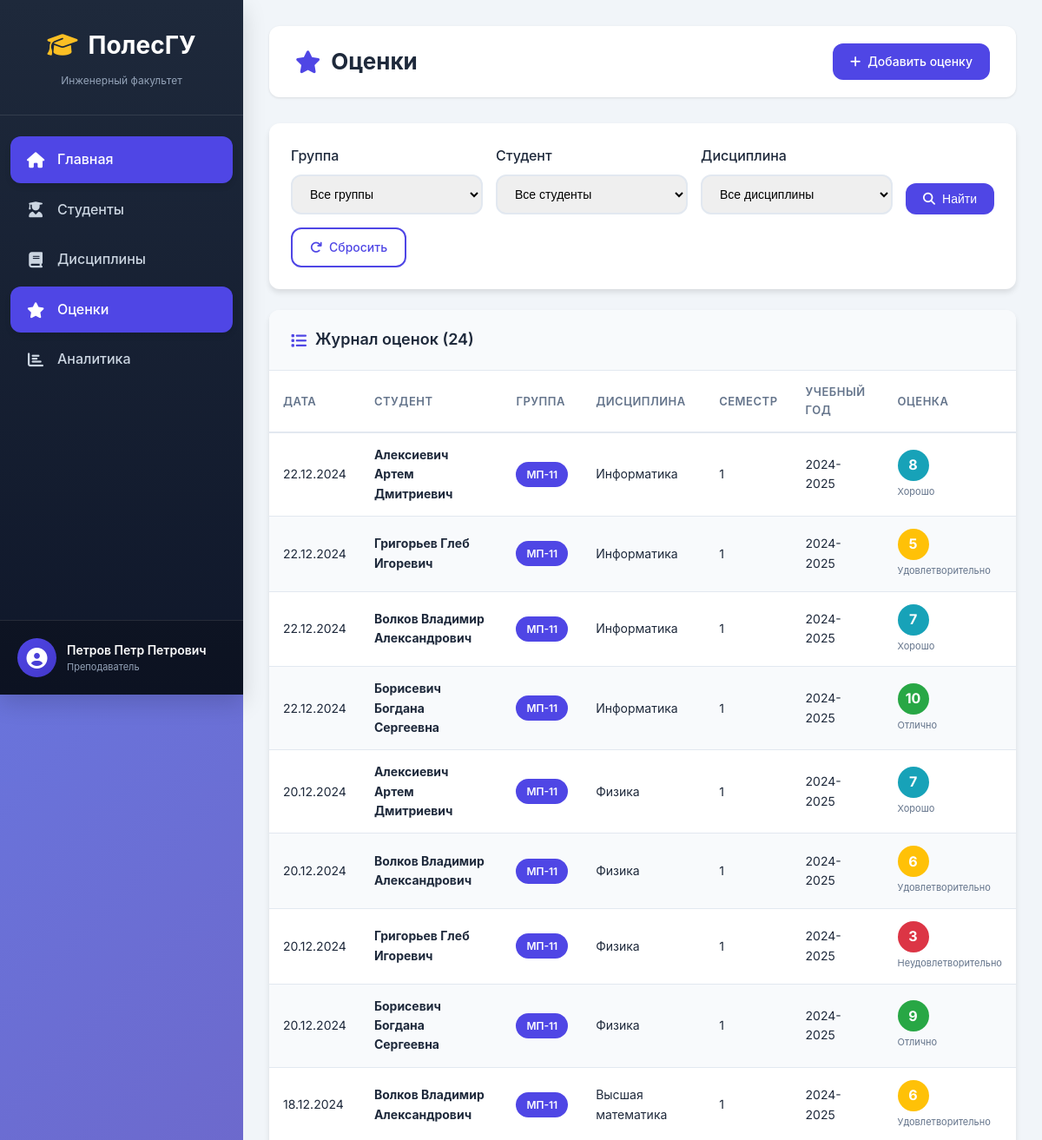
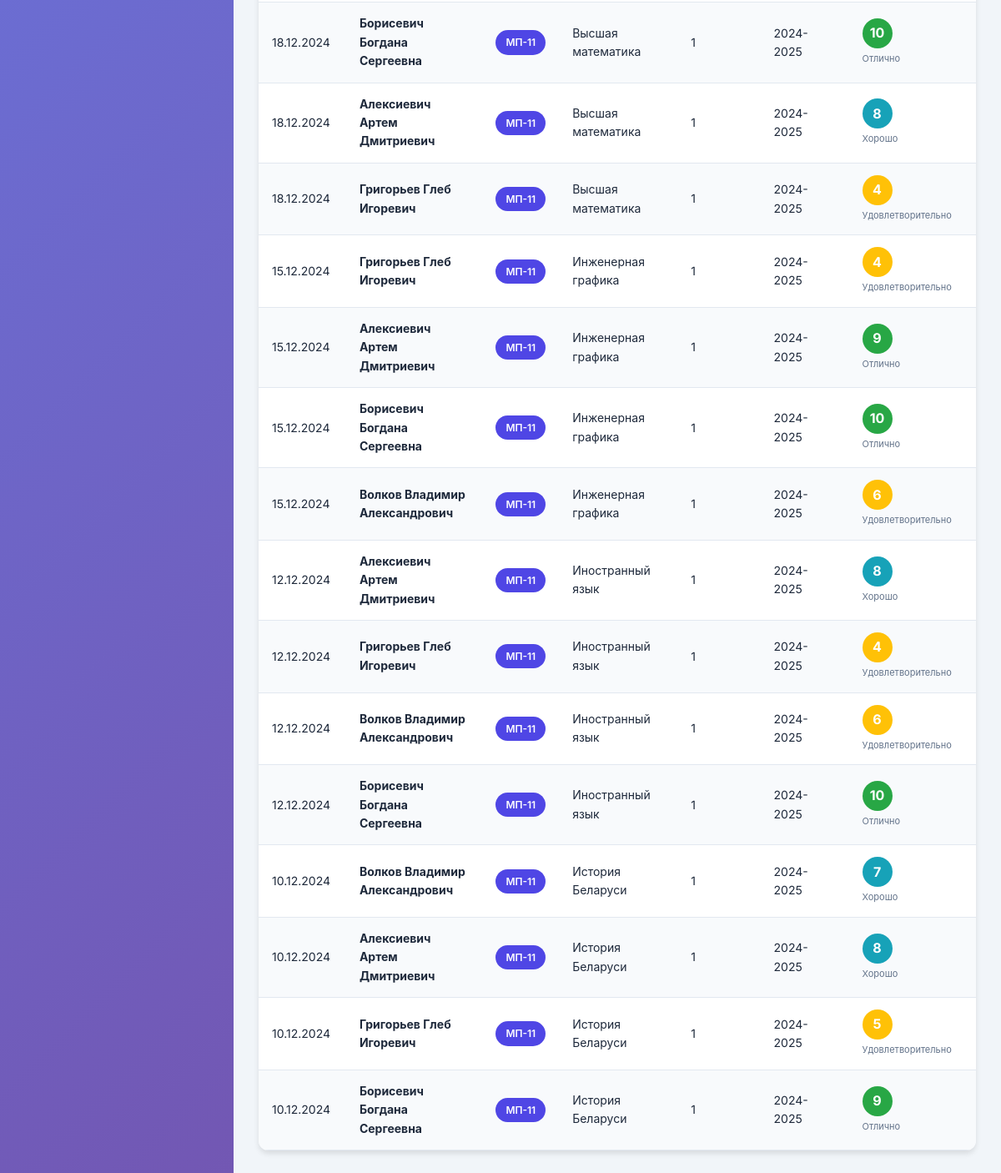
Page /modules/grades/index.php (signed in) on the committed database (2 pictures, top to bottom).
### tables this page shows
CREATE TABLE grades (
    id INT AUTO_INCREMENT PRIMARY KEY,
    student_id INT NOT NULL,
    discipline_id INT NOT NULL,
    grade INT NOT NULL CHECK (grade BETWEEN 1 AND 10),
    grade_date DATE NOT NULL,
    semester INT NOT NULL,
    academic_year VARCHAR(9) NOT NULL,
    attempt INT DEFAULT 1,
    comments TEXT,
    created_by INT,
    created_at TIMESTAMP DEFAULT CURRENT_TIMESTAMP,
    updated_at TIMESTAMP DEFAULT CURRENT_TIMESTAMP ON UPDATE CURRENT_TIMESTAMP,
    FOREIGN KEY (student_id) REFERENCES students(id) ON DELETE CASCADE,
    FOREIGN KEY (discipline_id) REFERENCES disciplines(id) ON DELETE CASCADE,
    FOREIGN KEY (created_by) REFERENCES users(id) ON DELETE SET NULL,
    INDEX idx_student (student_id),
    INDEX idx_discipline (discipline_id),
    INDEX idx_grade_date (grade_date),
    INDEX idx_academic_year (academic_year)
);

CREATE TABLE groups (
    id INT AUTO_INCREMENT PRIMARY KEY,
    name VARCHAR(20) UNIQUE NOT NULL,
    specialty_id INT,
    course INT NOT NULL,
    FOREIGN KEY (specialty_id) REFERENCES specialties(id) ON DELETE SET NULL
);

CREATE TABLE disciplines (
    id INT AUTO_INCREMENT PRIMARY KEY,
    name VARCHAR(200) NOT NULL,
    department_id INT,
    teacher_id INT,
    semester INT,
    hours_total INT,
    hours_lecture INT,
    hours_practice INT,
    control_type ENUM('exam', 'credit', 'exam_and_credit') DEFAULT 'exam',
    FOREIGN KEY (department_id) REFERENCES departments(id) ON DELETE SET NULL,
    FOREIGN KEY (teacher_id) REFERENCES users(id) ON DELETE SET NULL
);

### config/app_config.php (called while the page is built, shortened)
<?php
require_once BASE_PATH . '/config/db_config.php';
function isLoggedIn() {
    return true;
}
function getCurrentUser() {
    return [
        'id' => $_SESSION['user_id'],
        'username' => $_SESSION['username'],
        'full_name' => $_SESSION['full_name'],
        'role' => $_SESSION['role']
    ];
}
function hasRole($role) {
    $user = getCurrentUser();
    return $user && $user['role'] === $role;
}
function isAdmin() {
    return hasRole('admin');
}
function e($string) {
    return htmlspecialchars($string, ENT_QUOTES, 'UTF-8');
}
function formatDate($date, $format = 'd.m.Y') {
    return date($format, strtotime($date));
}
function getGradeText($grade) {
    if ($grade >= 9) return 'Отлично';
    if ($grade >= 7) return 'Хорошо';
    if ($grade >= 4) return 'Удовлетворительно';
    return 'Неудовлетворительно';
}
function getGradeColor($grade) {
    if ($grade >= 9) return '#28a745';
    if ($grade >= 7) return '#17a2b8';
    if ($grade >= 4) return '#ffc107';
    return '#dc3545';
}
?>

### config/db_config.php (called while the page is built, shortened)
<?php
function getDbConnection() {
    static $conn = null;
    if ($conn === null) {
        $conn = new mysqli(DB_HOST, DB_USER, DB_PASS, DB_NAME);
        $conn->set_charset(DB_CHARSET);
        $conn->query("SET NAMES 'utf8mb4'");
        $conn->query("SET CHARACTER SET 'utf8mb4'");
    }
    return $conn;
}
function dbQuery($sql, $params = []) {
    $conn = getDbConnection();
    if (empty($params)) {
        $result = $conn->query($sql);
    }
    return $result;
}
function dbFetchAll($sql, $params = []) {
    $result = dbQuery($sql, $params);
    $rows = [];
    if ($result instanceof mysqli_result) {
        while ($row = $result->fetch_assoc()) {
            $rows[] = $row;
        }
    }
    return $rows;
}
?>

### modules/grades/index.php (the view, shortened to what this page needs)
<?php
require_once __DIR__ . '/../../config/app_config.php';
$where = [];
$params = [];
$whereClause = !empty($where) ? 'WHERE ' . implode(' AND ', $where) : '';
$grades = dbFetchAll("
    SELECT
        gr.id,
        gr.grade,
        gr.grade_date,
        gr.semester,
        gr.academic_year,
        CONCAT(s.last_name, ' ', s.first_name, ' ', s.middle_name) as student_name,
        g.name as group_name,
        d.name as discipline_name
    FROM grades gr
    JOIN students s ON gr.student_id = s.id
    JOIN groups g ON s.group_id = g.id
    JOIN disciplines d ON gr.discipline_id = d.id
    $whereClause
    ORDER BY gr.grade_date DESC, gr.created_at DESC
    LIMIT 100
", $params);
include BASE_PATH . '/includes/header.php';
include BASE_PATH . '/includes/sidebar.php';
?>
<div class="main-content">
    <div class="top-bar">
        <div class="breadcrumb">
            <h1><i class="fas fa-star"></i> Оценки</h1>
        </div>
        <div class="actions">
            <?php if (isAdmin() || hasRole('teacher')): ?>
            <a href="grade_add.php" class="btn btn-primary">
                <i class="fas fa-plus"></i> Добавить оценку
            </a>
            <?php endif; ?>
        </div>
    </div>
    <div class="dashboard-card" style="margin-bottom: 24px;">
        <div class="card-body">
            <form method="GET" action="" style="display: flex; gap: 15px; flex-wrap: wrap; align-items: end;">
                <div class="form-group" style="flex: 1; min-width: 150px; margin-bottom: 0;">
                    <label>Группа</label>
                    <select name="group" class="form-control">
                        <option value="">Все группы</option>
                    </select>
                </div>
                <div class="form-group" style="flex: 1; min-width: 200px; margin-bottom: 0;">
                    <label>Студент</label>
                    <select name="student" class="form-control">
                        <option value="">Все студенты</option>
                    </select>
                </div>
                <div class="form-group" style="flex: 1; min-width: 200px; margin-bottom: 0;">
                    <label>Дисциплина</label>
                    <select name="discipline" class="form-control">
                        <option value="">Все дисциплины</option>
                    </select>
                </div>
                <button type="submit" class="btn btn-primary">
                    <i class="fas fa-search"></i> Найти
                </button>
                <a href="index.php" class="btn btn-outline">
                    <i class="fas fa-redo"></i> Сбросить
                </a>
            </form>
        </div>
    </div>
    <div class="dashboard-card full-width">
        <div class="card-header">
            <h3><i class="fas fa-list"></i> Журнал оценок (<?php echo count($grades); ?>)</h3>
        </div>
        <div class="card-body" style="padding: 0;">
            <table class="table table-striped table-hover">
                <thead>
                    <tr>
                        <th>Дата</th>
                        <th>Студент</th>
                        <th>Группа</th>
                        <th>Дисциплина</th>
                        <th>Семестр</th>
                        <th>Учебный год</th>
                        <th>Оценка</th>
                    </tr>
                </thead>
                <tbody>
                    <?php if (empty($grades)): ?>
                    <tr>
                        <td colspan="<?php echo isAdmin() ? '8' : '7'; ?>" style="text-align: center; padding: 40px;">
                            <i class="fas fa-inbox" style="font-size: 48px; color: #cbd5e1; margin-bottom: 15px;"></i>
                            <p style="color: #64748b;">Оценки не найдены</p>
                        </td>
                    </tr>
                    <?php else: ?>
                    <?php foreach ($grades as $grade): ?>
                    <tr>
                        <td><?php echo formatDate($grade['grade_date']); ?></td>
                        <td><strong><?php echo e($grade['student_name']); ?></strong></td>
                        <td><span class="badge badge-primary"><?php echo e($grade['group_name']); ?></span></td>
                        <td><?php echo e($grade['discipline_name']); ?></td>
                        <td><?php echo $grade['semester']; ?></td>
                        <td><?php echo e($grade['academic_year']); ?></td>
                        <td>
                            <span class="grade-badge" style="background-color: <?php echo getGradeColor($grade['grade']); ?>;">
                                <?php echo $grade['grade']; ?>
                            </span>
                            <small style="display: block; font-size: 11px; color: #64748b; margin-top: 4px;">
                                <?php echo getGradeText($grade['grade']); ?>
                            </small>
                        </td>
                    </tr>
                    <?php endforeach; ?>
                    <?php endif; ?>
                </tbody>
            </table>
        </div>
    </div>
</div>
<?php include BASE_PATH . '/includes/footer.php'; ?>

### assets/css/style.css (style rules this page uses)
:root { --primary-color: #4f46e5; --primary-dark: #4338ca; --secondary-color: #64748b; --success-color: #28a745; --warning-color: #ffc107; --danger-color: #dc3545; --info-color: #17a2b8; --light-color: #f8fafc; --dark-color: #1e293b; --sidebar-width: 280px; --header-height: 70px; --border-radius: 12px; --shadow-sm: 0 1px 3px rgba(0,0,0,0.1); --shadow-md: 0 4px 6px rgba(0,0,0,0.1); --shadow-lg: 0 10px 25px rgba(0,0,0,0.15); --transition: all 0.3s ease; }
* { margin: 0; padding: 0; box-sizing: border-box; }
body { font-family: 'Inter', -apple-system, BlinkMacSystemFont, 'Segoe UI', Roboto, sans-serif; background: linear-gradient(135deg, #667eea 0%, #764ba2 100%); min-height: 100vh; color: var(--dark-color); line-height: 1.6; }
.main-content { padding: 30px; }
.top-bar { display: flex; justify-content: space-between; align-items: center; margin-bottom: 30px; background: #fff; padding: 20px 30px; border-radius: var(--border-radius); box-shadow: var(--shadow-sm); }
.top-bar h1 { font-size: 26px; font-weight: 700; color: var(--dark-color); display: flex; align-items: center; gap: 12px; }
.top-bar h1 i { color: var(--primary-color); }
.dashboard-card { background: #fff; border-radius: var(--border-radius); box-shadow: var(--shadow-md); overflow: hidden; }
.dashboard-card.full-width { grid-column: 1 / -1; }
.card-header { padding: 20px 25px; border-bottom: 1px solid #e2e8f0; background: #f8fafc; }
.card-header h3 { font-size: 18px; font-weight: 600; color: var(--dark-color); display: flex; align-items: center; gap: 10px; }
.card-header h3 i { color: var(--primary-color); }
.card-body { padding: 25px; }
.table { width: 100%; border-collapse: collapse; }
.table thead th { padding: 14px 16px; text-align: left; font-weight: 600; font-size: 13px; color: var(--secondary-color); text-transform: uppercase; letter-spacing: 0.5px; border-bottom: 2px solid #e2e8f0; }
.table tbody td { padding: 14px 16px; border-bottom: 1px solid #e2e8f0; font-size: 14px; }
.table-striped tbody tr:nth-child(even) { background: #f8fafc; }
.badge { display: inline-block; padding: 5px 12px; border-radius: 20px; font-size: 12px; font-weight: 600; color: #fff; }
.badge-primary { background: var(--primary-color); }
.grade-badge { display: inline-flex; align-items: center; justify-content: center; width: 36px; height: 36px; border-radius: 50%; color: #fff; font-weight: 700; font-size: 16px; }
.btn { display: inline-flex; align-items: center; gap: 8px; padding: 10px 20px; border: none; border-radius: var(--border-radius); font-size: 14px; font-weight: 500; cursor: pointer; text-decoration: none; transition: var(--transition); }
.btn-primary { background: var(--primary-color); color: #fff; }
.btn-outline { background: transparent; border: 2px solid var(--primary-color); color: var(--primary-color); }
.form-group { margin-bottom: 20px; }
.form-group label { display: block; margin-bottom: 8px; font-weight: 500; color: var(--dark-color); }
.form-control { width: 100%; padding: 12px 16px; border: 2px solid #e2e8f0; border-radius: var(--border-radius); font-size: 14px; transition: var(--transition); }

### rows in the picture
grades: grade_date "22.12.2024", student_name "Алексиевич Артем Дмитриевич", groups.name "МП-11", discipline.name "Информатика", semester "1", academic_year "2024-2025", grade "8", grade "Хорошо"
grades: grade_date "22.12.2024", student_name "Григорьев Глеб Игоревич", groups.name "МП-11", discipline.name "Информатика", semester "1", academic_year "2024-2025", grade "5", grade "Удовлетворительно"
grades: grade_date "22.12.2024", student_name "Волков Владимир Александрович", groups.name "МП-11", discipline.name "Информатика", semester "1", academic_year "2024-2025", grade "7", grade "Хорошо"
grades: grade_date "22.12.2024", student_name "Борисевич Богдана Сергеевна", groups.name "МП-11", discipline.name "Информатика", semester "1", academic_year "2024-2025", grade "10", grade "Отлично"
grades: grade_date "20.12.2024", student_name "Алексиевич Артем Дмитриевич", groups.name "МП-11", discipline.name "Физика", semester "1", academic_year "2024-2025", grade "7", grade "Хорошо"
grades: grade_date "20.12.2024", student_name "Волков Владимир Александрович", groups.name "МП-11", discipline.name "Физика", semester "1", academic_year "2024-2025", grade "6", grade "Удовлетворительно"
grades: grade_date "20.12.2024", student_name "Григорьев Глеб Игоревич", groups.name "МП-11", discipline.name "Физика", semester "1", academic_year "2024-2025", grade "3", grade "Неудовлетворительно"
grades: grade_date "20.12.2024", student_name "Борисевич Богдана Сергеевна", groups.name "МП-11", discipline.name "Физика", semester "1", academic_year "2024-2025", grade "9", grade "Отлично"
grades: grade_date "18.12.2024", student_name "Волков Владимир Александрович", groups.name "МП-11", discipline.name "Высшая математика", semester "1", academic_year "2024-2025", grade "6", grade "Удовлетворительно"
grades: grade_date "18.12.2024", student_name "Борисевич Богдана Сергеевна", groups.name "МП-11", discipline.name "Высшая математика", semester "1", academic_year "2024-2025", grade "10", grade "Отлично"
grades: grade_date "18.12.2024", student_name "Алексиевич Артем Дмитриевич", groups.name "МП-11", discipline.name "Высшая математика", semester "1", academic_year "2024-2025", grade "8", grade "Хорошо"
grades: grade_date "18.12.2024", student_name "Григорьев Глеб Игоревич", groups.name "МП-11", discipline.name "Высшая математика", semester "1", academic_year "2024-2025", grade "4", grade "Удовлетворительно"
grades: grade_date "15.12.2024", student_name "Григорьев Глеб Игоревич", groups.name "МП-11", discipline.name "Инженерная графика", semester "1", academic_year "2024-2025", grade "4", grade "Удовлетворительно"
grades: grade_date "15.12.2024", student_name "Алексиевич Артем Дмитриевич", groups.name "МП-11", discipline.name "Инженерная графика", semester "1", academic_year "2024-2025", grade "9", grade "Отлично"
grades: grade_date "15.12.2024", student_name "Борисевич Богдана Сергеевна", groups.name "МП-11", discipline.name "Инженерная графика", semester "1", academic_year "2024-2025", grade "10", grade "Отлично"
grades: grade_date "15.12.2024", student_name "Волков Владимир Александрович", groups.name "МП-11", discipline.name "Инженерная графика", semester "1", academic_year "2024-2025", grade "6", grade "Удовлетворительно"
grades: grade_date "12.12.2024", student_name "Алексиевич Артем Дмитриевич", groups.name "МП-11", discipline.name "Иностранный язык", semester "1", academic_year "2024-2025", grade "8", grade "Хорошо"
grades: grade_date "12.12.2024", student_name "Григорьев Глеб Игоревич", groups.name "МП-11", discipline.name "Иностранный язык", semester "1", academic_year "2024-2025", grade "4", grade "Удовлетворительно"
grades: grade_date "12.12.2024", student_name "Волков Владимир Александрович", groups.name "МП-11", discipline.name "Иностранный язык", semester "1", academic_year "2024-2025", grade "6", grade "Удовлетворительно"
grades: grade_date "12.12.2024", student_name "Борисевич Богдана Сергеевна", groups.name "МП-11", discipline.name "Иностранный язык", semester "1", academic_year "2024-2025", grade "10", grade "Отлично"
grades: grade_date "10.12.2024", student_name "Волков Владимир Александрович", groups.name "МП-11", discipline.name "История Беларуси", semester "1", academic_year "2024-2025", grade "7", grade "Хорошо"
grades: grade_date "10.12.2024", student_name "Алексиевич Артем Дмитриевич", groups.name "МП-11", discipline.name "История Беларуси", semester "1", academic_year "2024-2025", grade "8", grade "Хорошо"
grades: grade_date "10.12.2024", student_name "Григорьев Глеб Игоревич", groups.name "МП-11", discipline.name "История Беларуси", semester "1", academic_year "2024-2025", grade "5", grade "Удовлетворительно"
grades: grade_date "10.12.2024", student_name "Борисевич Богдана Сергеевна", groups.name "МП-11", discipline.name "История Беларуси", semester "1", academic_year "2024-2025", grade "9", grade "Отлично"

### other values in the picture
APP_FACULTY "Инженерный факультет"
getCurrentUser()['full_name'] "Петров Петр Петрович"
count($grades) "24"
